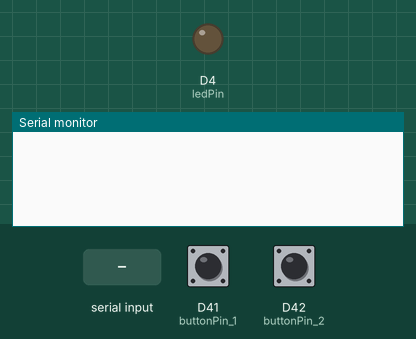
The sketch below on a simulated Arduino Due. Shown: output pins drawn as LEDs (lit = HIGH), the last lines printed to the serial monitor. The test bench sets the inputs (shaded band); at power-on: D41 (buttonPin_1) HIGH, D42 (buttonPin_2) HIGH (analog values on the 0–1023 scale).

Above: at 1.2 s.
1.3 s: "A\n" received over Serial
At 2.5 s:
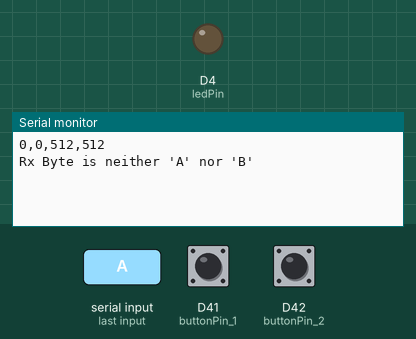
2.8 s: "B\n" received over Serial
At 3.8 s:
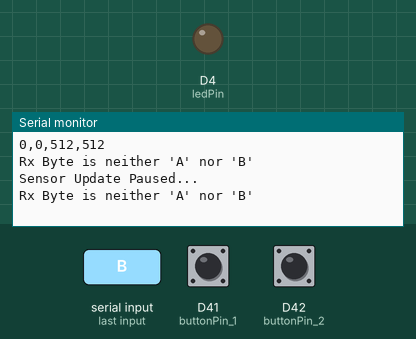

Measured:
- after the input at 1.3 s, the serial monitor: prints a new line at once (image 1)
- after the input at 2.8 s, the serial monitor: prints a new line at once (image 2)

The sketch:

assingment.ino
```cpp
const int adcPin_1 = 1;
const int adcPin_2 = 2;
const int buttonPin_1 = 41;
const int buttonPin_2 = 42;
const int ledPin = 4;

bool buttonState_1 = 0;
bool buttonState_2 = 0;

int adcRead_1 = 0;
int adcRead_2 = 0;
int inByte = 0;

void setup()
{
  pinMode(buttonPin_1, INPUT_PULLUP);
  pinMode(buttonPin_2, INPUT_PULLUP);
  pinMode(ledPin, OUTPUT);
  digitalWrite(ledPin, 0);
  analogReadResolution(10);
  Serial.begin(9600);
}

void loop()
{
  if(Serial.available())
  {
    inByte = Serial.read();
    if(inByte == 'A')
    {
      digitalWrite(ledPin, 1);
      adcRead_1 = analogRead(adcPin_1);
      adcRead_2 = analogRead(adcPin_2);
      buttonState_1 = !digitalRead(buttonPin_1);
      buttonState_2 = !digitalRead(buttonPin_2);
      Serial.print(buttonState_1);
      Serial.print(',');
      Serial.print(buttonState_2);
      Serial.print(',');
      Serial.print(adcRead_1);
      Serial.print(',');
      Serial.print(adcRead_2);
      Serial.print('\n');
    }
    else if (inByte == 'B')
    {
      digitalWrite(ledPin, 0);
      Serial.println("Sensor Update Paused...");

    }
    else
    {
      digitalWrite(ledPin, 0);
      Serial.println("Rx Byte is neither 'A' nor 'B'");
    }
  }
}
```
